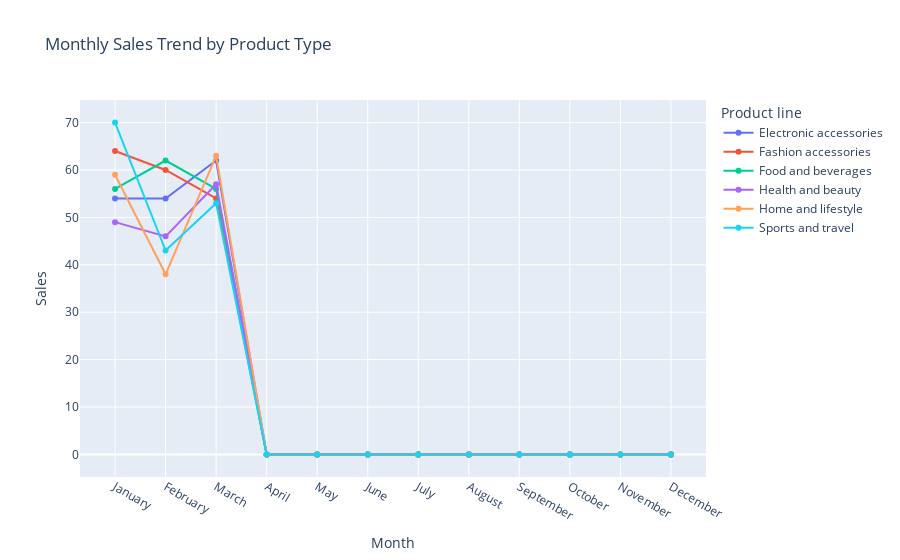

Write notebook code for a chart like this one.
### Code cell
from pandas.api.types import CategoricalDtype

# Define month order
month_order = ["January","February","March","April","May","June",
               "July","August","September","October","November","December"]

a['Month'] = pd.Categorical(a['Month'], categories=month_order, ordered=True)
monthly_sales = a.groupby(['Month', 'Product line']).size().reset_index(name='Sales')

fig = px.line(
    monthly_sales,
    x='Month',
    y='Sales',
    color='Product line',
    markers=True,
    title='Monthly Sales Trend by Product Type'
)

fig.show()

### Figure 1 — Plotly figure (JSON) as saved in the notebook; plotly's stock layout.template omitted (floating-point values rounded to 4 significant figures)
{"data": [{"hovertemplate": "Product line=Electronic accessories<br>Month=%{x}<br>Sales=%{y}<extra></extra>", "legendgroup": "Electronic accessories", "line": {"color": "#636efa", "dash": "solid"}, "marker": {"symbol": "circle"}, "mode": "lines+markers", "name": "Electronic accessories", "orientation": "v", "showlegend": true, "type": "scatter", "x": ["January", "February", "March", "April", "May", "June", "July", "August", "September", "October", "November", "December"], "xaxis": "x", "y": [54, 54, 62, 0, 0, 0, 0, 0, 0, 0, 0, 0], "yaxis": "y"}, {"hovertemplate": "Product line=Fashion accessories<br>Month=%{x}<br>Sales=%{y}<extra></extra>", "legendgroup": "Fashion accessories", "line": {"color": "#EF553B", "dash": "solid"}, "marker": {"symbol": "circle"}, "mode": "lines+markers", "name": "Fashion accessories", "orientation": "v", "showlegend": true, "type": "scatter", "x": ["January", "February", "March", "April", "May", "June", "July", "August", "September", "October", "November", "December"], "xaxis": "x", "y": [64, 60, 54, 0, 0, 0, 0, 0, 0, 0, 0, 0], "yaxis": "y"}, {"hovertemplate": "Product line=Food and beverages<br>Month=%{x}<br>Sales=%{y}<extra></extra>", "legendgroup": "Food and beverages", "line": {"color": "#00cc96", "dash": "solid"}, "marker": {"symbol": "circle"}, "mode": "lines+markers", "name": "Food and beverages", "orientation": "v", "showlegend": true, "type": "scatter", "x": ["January", "February", "March", "April", "May", "June", "July", "August", "September", "October", "November", "December"], "xaxis": "x", "y": [56, 62, 56, 0, 0, 0, 0, 0, 0, 0, 0, 0], "yaxis": "y"}, {"hovertemplate": "Product line=Health and beauty<br>Month=%{x}<br>Sales=%{y}<extra></extra>", "legendgroup": "Health and beauty", "line": {"color": "#ab63fa", "dash": "solid"}, "marker": {"symbol": "circle"}, "mode": "lines+markers", "name": "Health and beauty", "orientation": "v", "showlegend": true, "type": "scatter", "x": ["January", "February", "March", "April", "May", "June", "July", "August", "September", "October", "November", "December"], "xaxis": "x", "y": [49, 46, 57, 0, 0, 0, 0, 0, 0, 0, 0, 0], "yaxis": "y"}, {"hovertemplate": "Product line=Home and lifestyle<br>Month=%{x}<br>Sales=%{y}<extra></extra>", "legendgroup": "Home and lifestyle", "line": {"color": "#FFA15A", "dash": "solid"}, "marker": {"symbol": "circle"}, "mode": "lines+markers", "name": "Home and lifestyle", "orientation": "v", "showlegend": true, "type": "scatter", "x": ["January", "February", "March", "April", "May", "June", "July", "August", "September", "October", "November", "December"], "xaxis": "x", "y": [59, 38, 63, 0, 0, 0, 0, 0, 0, 0, 0, 0], "yaxis": "y"}, {"hovertemplate": "Product line=Sports and travel<br>Month=%{x}<br>Sales=%{y}<extra></extra>", "legendgroup": "Sports and travel", "line": {"color": "#19d3f3", "dash": "solid"}, "marker": {"symbol": "circle"}, "mode": "lines+markers", "name": "Sports and travel", "orientation": "v", "showlegend": true, "type": "scatter", "x": ["January", "February", "March", "April", "May", "June", "July", "August", "September", "October", "November", "December"], "xaxis": "x", "y": [70, 43, 53, 0, 0, 0, 0, 0, 0, 0, 0, 0], "yaxis": "y"}], "layout": {"legend": {"title": {"text": "Product line"}, "tracegroupgap": 0}, "title": {"text": "Monthly Sales Trend by Product Type"}, "xaxis": {"anchor": "y", "domain": [0, 1], "title": {"text": "Month"}}, "yaxis": {"anchor": "x", "domain": [0, 1], "title": {"text": "Sales"}}}}
